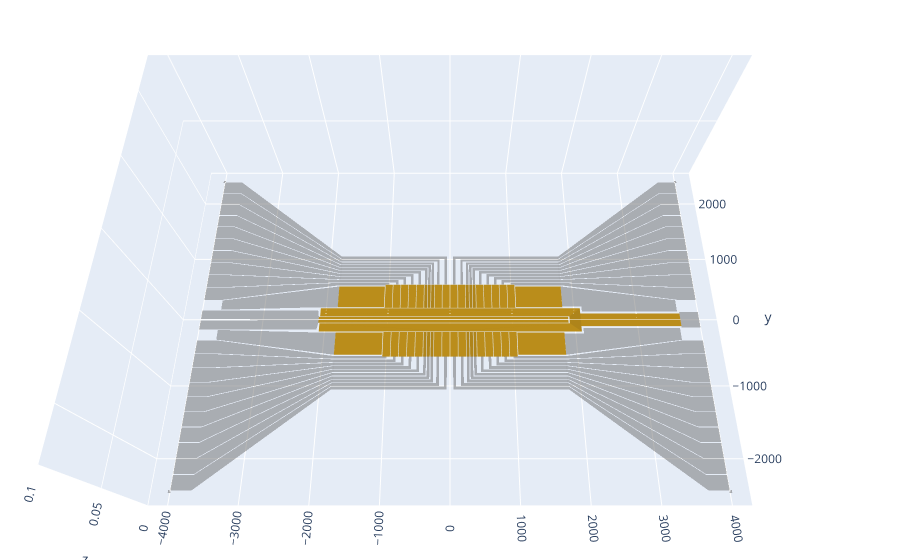

This figure's notebook cell:
### Code cell
mesh = trimesh.load_mesh("models/lineartrap-Laser_dicing.gds_chip1.stl")
nov, nof, nop = len(mesh.vertices), len(mesh.faces), len( trimesh.graph.connected_components(mesh.edges))
# faces and triagles are used interchangably

print("number of vertices: " + str(nov))
print("number of faces: " + str(nof))
print("number of connected parts: " + str(nop))
import display
%matplotlib qt

indices = list(range(99, 135))
indices.extend([91, 92, 93, 94, 83, 95, 96, 140 ,141, 135, 139])

display.part(mesh, indices)
